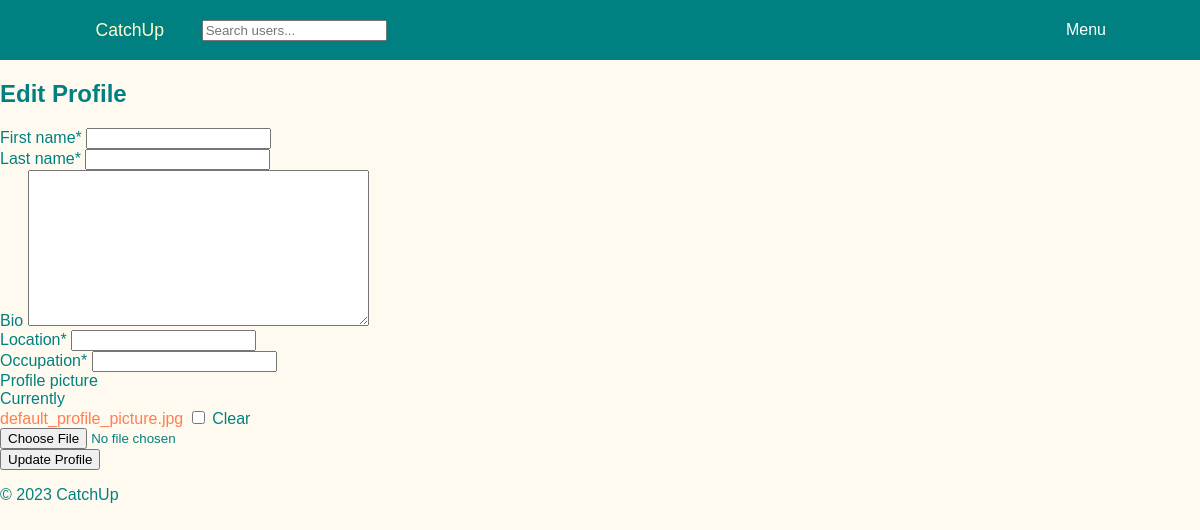
Before: /edit_profile/ (signed in) with the older database file.
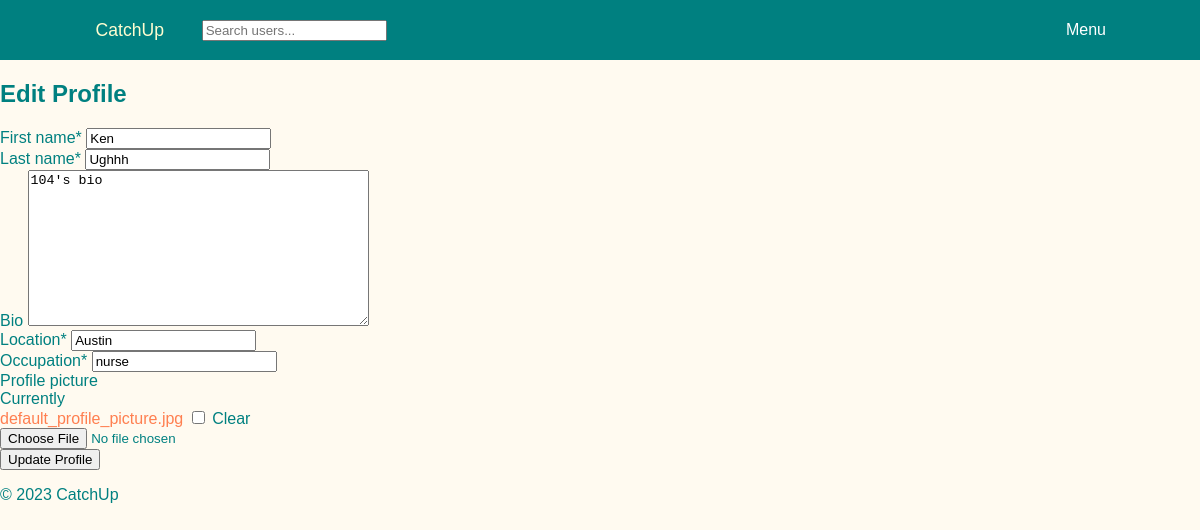
After: the same page with the newer database file.
### users/models.py (models this page shows, shortened)
class UserProfile(models.Model):
    user = models.OneToOneField(User, on_delete=models.CASCADE)
    first_name = models.CharField(max_length=30)
    last_name = models.CharField(max_length=30)
    bio = models.TextField(blank=True)  # bio can be blank if user doesn't want to add one
    location = models.CharField(max_length=100)
    occupation = models.CharField(max_length=100)
    profile_picture = models.ImageField(upload_to='profile_pictures', blank=True, default='default_profile_picture.jpg')
    friends = models.ManyToManyField("self", blank=True)

### users/views.py (the view)
# urls.py: path('edit_profile/', views.edit_profile, name='edit_profile'),
@login_required
def edit_profile(request):
    if request.method == 'POST':
        form = UserProfileForm(request.POST, request.FILES, instance=request.user.userprofile)
        if form.is_valid():
            form.save()
            return redirect('profile', username=request.user.username)
    else:
        form = UserProfileForm(instance=request.user.userprofile)
    return render(request, 'users/edit_profile.html', {'form': form})

### users/forms.py
class UserProfileForm(forms.ModelForm):
    class Meta:
        model = UserProfile
        fields = ('first_name', 'last_name', 'bio', 'location', 'occupation', 'profile_picture',)

### users/templates/users/edit_profile.html (shortened to what this page needs)
{% extends 'users/base.html' %}
{% load crispy_forms_tags %}
{% block content %}
    <div class="container">
        <h2 class="center-text">Edit Profile</h2>
        <div class="register-form">
            <form method="POST" enctype="multipart/form-data">
                {{ form|crispy }}
                <button type="submit" class="submit-btn">Update Profile</button>
            </form>
        </div>
    </div>
{% endblock %}

Changed rows visible on the page:
changed UserProfile: first_name (not shown) → "Ken"; last_name (not shown) → "Ughhh"; bio (not shown) → "104's bio"; location (not shown) → "Austin"; occupation (not shown) → "nurse"
